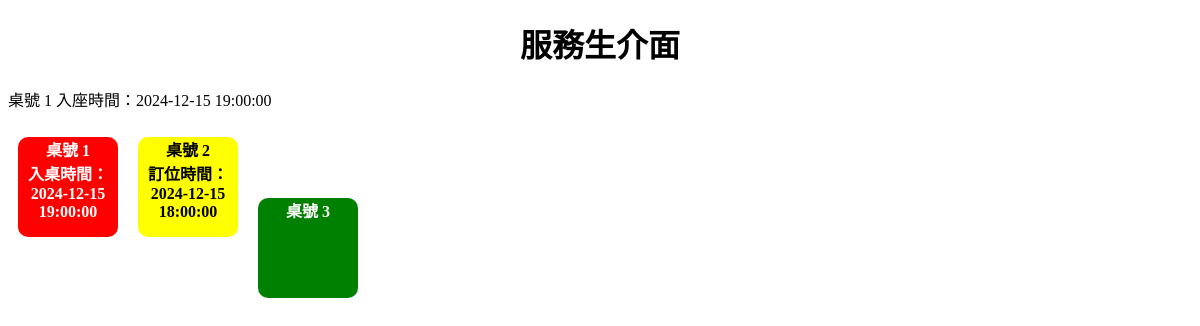
The app's page /admin.php with its own data.
### tables this page shows
CREATE TABLE tables (
    table_number INT PRIMARY KEY,
    status ENUM('vacant', 'reserved', 'occupied') DEFAULT 'vacant',
    reservation_time DATETIME,
    check_in_time DATETIME,
    diners_count INT DEFAULT 0,
    total_amount DECIMAL(10, 2) DEFAULT 0
);

### admin.php (the view, shortened to what this page needs)
<?php
require 'db_connection.php';
$stmt = $conn->prepare("SELECT table_number, status, reservation_time, check_in_time FROM tables ORDER BY table_number");
$stmt->execute();
$result = $stmt->get_result();
$tables = $result->fetch_all(MYSQLI_ASSOC);
?>
<!DOCTYPE html>
<html lang="en">
<head>
</head>
<body>
    <h1>服務生介面</h1>
    <?php
    foreach ($tables as $table) {
        if ($table['status'] === 'occupied' && $table['check_in_time']) {
            echo "<p>桌號 {$table['table_number']} 入座時間：{$table['check_in_time']}</p>";
        }
    }
    ?>
    <div>
        <?php
        foreach ($tables as $table) {
            $class = $table['status'] === 'vacant' ? 'green' : ($table['status'] === 'reserved' ? 'yellow' : 'red');
            $tooltip = $table['status'] === 'reserved' ? "訂位時間：{$table['reservation_time']}" : '';
            echo "<div class='table $class' title='$tooltip' onclick='redirectToTable({$table['table_number']})'>";
            echo "桌號 {$table['table_number']}";
            if ($class === 'yellow') {
                echo "<br>訂位時間：{$table['reservation_time']}";
            }
			if ($class === 'red') {
                echo "<br>入桌時間：{$table['check_in_time']}";
            }
            echo "</div>";
        }
        ?>
    </div>
</body>
</html>

### admin.php (style rules this page uses)
h1 { text-align: center; margin-top: 20px; }
.table { display: inline-block; width: 100px; height: 100px; margin: 10px; text-align: center; border-radius: 10px; color: #fff; font-weight: bold; cursor: pointer; position: relative; }
.table.green { background-color: green; }
.table.yellow { background-color: yellow; color: black; }
.table.red { background-color: red; }

### records on screen
tables: table_number "1", check_in_time "2024-12-15 19:00:00"
tables: table_number "2", reservation_time "2024-12-15 18:00:00"
tables: table_number "3"
